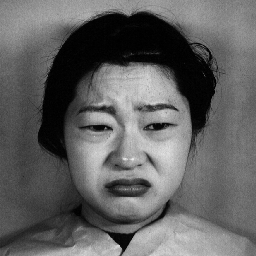
#> input picture Assignment1/jaffe/jaffe/KL.DI2.171.tiff, 256 x 256 px, found by its file name; its folder holds 2 pictures in this run
$ jupyter execute --allow-errors Assignment_Prediction.ipynb
#> lines starting #> are read from the running program, lines starting #| are printed output that depends on the picture
[cell 1]
import os
import numpy as np
from sklearn.model_selection import train_test_split
from sklearn.neighbors import KNeighborsClassifier
from sklearn.metrics import  accuracy_score
from PIL import Image

[cell 2]
# Labels:
# 1 - angry
# 2 - disgust
# 3 - fear
# 4 - happy
# 5 - neutral
# 6 - sad
# 7 - surprise
def load_images_from_folder(folder, label, image_size=(64, 64)):
#> called with folder = '../Data/jaffe/jaffe', label = 'jaffe', image_size = (64, 64)
    images = []
    labels = []
    for filename in os.listdir(folder):
        img = Image.open(os.path.join(folder, filename))
#> img is the input picture: PIL image 256x256 L; min 0, max 235, mean 97.7
        img = img.resize(image_size)
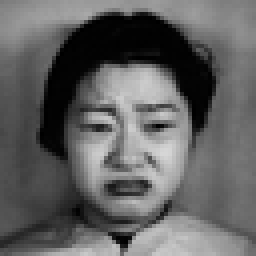
#> img: PIL image 64x64 L (shown 4 times larger); min 0, max 214, mean 97.7
        img_array = np.array(img).flatten() # Flatten the image
#> img_array = 4096 values, max 214 at index 2472, min 0 at index 283, mean 97.68
        images.append(img_array)

        if label == 'jaffe':
            code = filename.split('.')[1][:2]

            actions = {
                'AN': 1,
                'DI': 2,
                'FE': 3,
                'HA': 4,
                'NE': 5,
                'SA': 6,
                'SU': 7
            }
            labels.append(actions.get(code))
        else:
            labels.append(label)
#> pass 2 of the loop in load_images_from_folder, `for filename in os.listdir(folder):`:
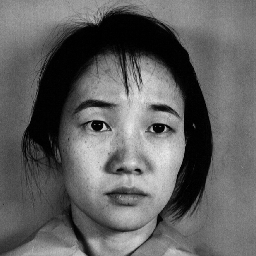
#> input picture Assignment1/jaffe/jaffe/UY.FE2.153.tiff, 256 x 256 px, found by its file name
#> in load_images_from_folder, img is the input picture: PIL image 256x256 L; min 0, max 235, mean 97.7
#> in load_images_from_folder, `img = img.resize(image_size)`:
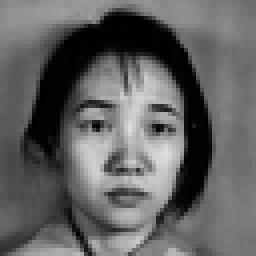
#> img: PIL image 64x64 L (shown 4 times larger); min 0, max 223, mean 97.7
#> img_array = 4096 values, max 223 at index 2473, min 0 at index 286, mean 97.74

    return images, labels

labels_jaffe = ["Angry", "Disgust", "Fear", "Happy", "Neutral", "Sad", "Surprise"]
labels_ckplus = ["Angry", "Disgust", "Fear", "Happy", "Contempt", "Sad", "Surprise"]

## Jaffe Dataset

[cell 3]
face_images, face_labels = load_images_from_folder('../Data/jaffe/jaffe', 'jaffe')
#> face_images = 2 items; face_labels = [2, 3]

x = np.array(face_images)
y = np.array(face_labels)
#> y = [2, 3]

## CK+ Dataset

#> (a cell that did not finish here is left out)

disgust_images, disgust_labels = load_images_from_folder('../Data/ck+Dataset/disgust', 2)
fear_images, fear_labels = load_images_from_folder('../Data/ck+Dataset/fear', 3)
happy_images, happy_labels = load_images_from_folder('../Data/ck+Dataset/happy', 4)
contempt_images, contempt_labels = load_images_from_folder('../Data/ck+Dataset/contempt', 5)
sad_images, sad_labels = load_images_from_folder('../Data/ck+Dataset/sadness', 6)
surprise_images, surprise_labels = load_images_from_folder('../Data/ck+Dataset/surprise', 7)

x = np.array(anger_images + disgust_images + fear_images + happy_images + contempt_images + sad_images + surprise_images)
y = np.array(anger_labels + disgust_labels + fear_labels + happy_labels + contempt_labels + sad_labels + surprise_labels)

[cell 5]
x_train, x_test, y_train, y_test = train_test_split(x, y, test_size=0.2, random_state=42)
#> y_train = [2]; y_test = [3]
